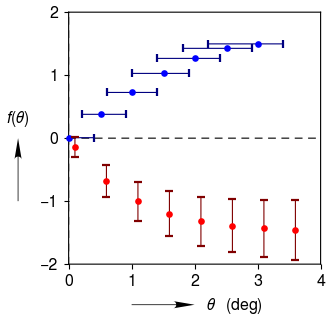

The Python source for this figure:
# -*- coding: utf-8 -*-
"""
Created on Sat Apr 18 15:23:31 2015

@author: Ben
"""
import clearplot.plot_functions as pf
import numpy as np

xa = np.arange(0.1, 4, 0.5)
ya = 1.5 * np.exp(-xa) - 1.5
#Symmetric vertical error bars
xa_err = None
ya_err = 0.1 + 0.2*np.sqrt(xa)
xb = np.arange(0.01, 3.5, 0.5)
yb = 1.5 * np.sin(xb/2)
#Asymmetric horizontal error bars
xb_err = np.vstack([xb * 0.2 + 0.2, np.ones(xb.shape)*0.4])
yb_err = None

[fig, ax] = pf.plot('', [xa, xb], [ya, yb], ['\theta','deg'], ['f(\theta)'], \
    curve_styles = 'none', marker_shapes = 'o')
ax.plot_error_bars([xa, xb], [ya, yb], \
    x_err = [xa_err, xb_err], y_err = [ya_err, yb_err])
fig.save('error_bars.png')